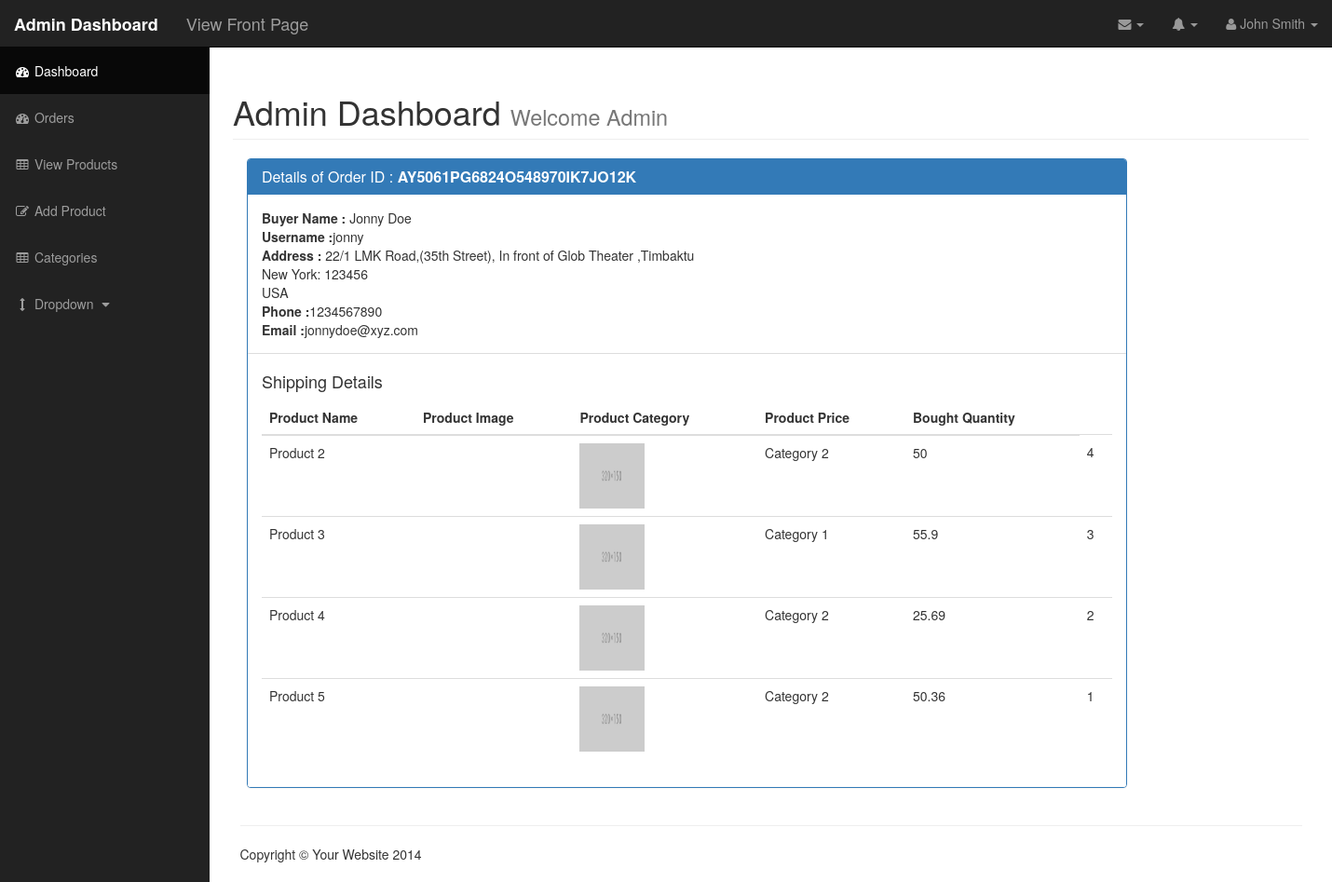
The app's page /admin/index.php?order_details&oid=AY5061PG6824O548970IK7JO12K (signed in) with its own data.
### tables this page shows
CREATE TABLE `users` (
  `user_id` int(11) NOT NULL,
  `user_firstname` varchar(50) NOT NULL,
  `user_lastname` varchar(50) NOT NULL,
  `user_address` text NOT NULL,
  `user_state` varchar(50) NOT NULL,
  `user_city` varchar(50) NOT NULL,
  `user_country` varchar(50) NOT NULL,
  `user_pincode` int(10) NOT NULL,
  `user_phone` varchar(20) NOT NULL,
  `username` varchar(255) NOT NULL,
  `user_password` varchar(255) NOT NULL,
  `user_email` varchar(255) NOT NULL
);

CREATE TABLE `products` (
  `product_id` int(11) NOT NULL,
  `product_title` varchar(255) NOT NULL,
  `product_category_id` int(11) NOT NULL,
  `product_price` float NOT NULL,
  `product_quantity` int(11) NOT NULL,
  `product_description` text NOT NULL,
  `product_short_desc` text NOT NULL,
  `product_image` varchar(255) NOT NULL,
  `product_image_big` varchar(255) NOT NULL,
  `product_status` tinyint(1) NOT NULL DEFAULT '1'
);

CREATE TABLE `categories` (
  `cat_id` int(11) NOT NULL,
  `cat_title` varchar(255) NOT NULL
);

CREATE TABLE `reports` (
  `report_id` int(11) NOT NULL,
  `product_id` int(11) NOT NULL,
  `order_shop_id` varchar(255) NOT NULL,
  `product_quanity_price` float NOT NULL,
  `product_quantity` int(11) NOT NULL
);

### resources/functions.php (called while the page is built, shortened)
<?php
function query($sql)
{
    global $conn;
    return mysqli_query($conn, $sql);
}
function escape_string($string)
{
    global $conn;
    return mysqli_real_escape_string($conn, $string);
}
function fetch_array($result)
{
    return mysqli_fetch_array($result);
}
function check_order_exists($id)
{
    $query = query("SELECT order_id FROM orders WHERE order_shop_id = '{$id}'");
    $number = mysqli_num_rows($query);
    if($number == 1){
        return true;
    } else {
        return false;
    }
}
function get_order_details($id)
{
    $new = array();
    $sql1 = query("SELECT a.product_title, a.product_price, a.product_image, b.product_quantity, c.cat_title
                    from products a INNER JOIN reports b INNER JOIN categories c
                    where a.product_id
                    IN
                    (select a.product_id from reports where b.order_shop_id = '{$id}')
                    AND a.product_id = b.product_id
                    AND a.product_category_id = c.cat_id ORDER BY a.product_id");
    while($row1 = fetch_array($sql1)){
        $new['products'][] = $row1;
    }
    $sql2 = query("SELECT user_firstname, user_lastname, user_address, user_state, user_city,
                  user_country, user_pincode, user_phone, user_email, username
                  from users
                  WHERE user_email =
                  (select user_email from orders where order_shop_id = '{$id}')");
    while($row2 = fetch_array($sql2)){
        $new['users'][] = $row2;
    }
    return $new;
}

### resources/templates/admin_pages/order_details.php (the view, shortened to what this page needs)
<?php
    $id = escape_string($_GET['oid']);
    $order = check_order_exists($id);
    if($order == true){
    $row = get_order_details($id);
?>
<div class="container">
    <div class="row">
        <div class="col-xs-10">
            <div class="panel panel-primary">
                <div class="panel-heading">
                    <h2 class="panel-title">
                        Details of Order ID : <strong><?php echo $id; ?></strong>
                    </h2>
                </div>
                <?php foreach($row['users'] as $user){ ?>
                <div class="panel-body">
                    <strong>Buyer Name :</strong> <?php echo $user['user_firstname']." ".$user['user_lastname']; ?><br>
                    <strong>Username :</strong><?php echo $user['username']; ?><br>
                    <strong>Address : </strong>
                    <?php
                        echo $user['user_address'].",".$user['user_city']."<br>".
                             $user['user_state'].": ".$user['user_pincode']."<br>".
                             $user['user_country']."<br>";
                    ?>
                    <strong>Phone :</strong><?php echo $user['user_phone']."<br>"; ?>
                    <strong>Email :</strong><?php echo $user['user_email']; ?>
                </div>
                <?php } ?>
                <ul class="list-group">
                    <li class="list-group-item">
                        <h4>Shipping Details</h4>
                        <table class="table table-hover">
                            <thead>
                            <tr>
                                <th>Product Name</th>
                                <th>Product Image</th>
                                <th>Product Category</th>
                                <th>Product Price</th>
                                <th>Bought Quantity</th>
                            </tr>
                            </thead>
                            <tbody>
                        <?php foreach($row['products'] as $pro){ ?>
                            <tr>
                                <td><?php echo $pro['product_title']; ?></td>
                                <td></td>
                                <td><img src="../../resources/uploads/<?php echo $pro['product_image']; ?>" height="70" width="70"></td>
                                <td><?php echo $pro['cat_title']; ?></td>
                                <td><?php echo $pro['product_price']; ?></td>
                                <td><?php echo $pro['product_quantity']; ?></td>
                            </tr>
                        <?php } ?>
                            </tbody>
                        </table>
                    </li>
                </ul>
            </div>
        </div>
    </div>
</div>
<?php
    }
    else {
        redirect("index.php?orders");
    }
?>

### resources/templates/back/header.php (shortened to what this page needs)
<!DOCTYPE html>
<html lang="en">
<head>
    <link href="css/bootstrap.min.css" rel="stylesheet">
    <link href="css/sb-admin.css" rel="stylesheet">
    <link href="css/plugins/morris.css" rel="stylesheet">
    <link href="font-awesome/css/font-awesome.min.css" rel="stylesheet" type="text/css">
</head>
<body>
<div id="wrapper">
    <nav class="navbar navbar-inverse navbar-fixed-top" role="navigation">
        <?php include(TEMPLATE_BACK.DS."top_nav.php"); ?>
        <?php include(TEMPLATE_BACK.DS."side_nav.php"); ?>
    </nav>
    <div id="page-wrapper">

### resources/templates/back/top_nav.php (shortened to what this page needs)
<div class="navbar-header">
    <a class="navbar-brand" href="index.php"><strong>Admin Dashboard</strong></a>
    <a href="../index.php" class="navbar-brand"">View Front Page</a>
</div>
<ul class="nav navbar-right top-nav">
    <li class="dropdown">
        <a href="#" class="dropdown-toggle" data-toggle="dropdown"><i class="fa fa-envelope"></i> <b class="caret"></b></a>
    </li>
    <li class="dropdown">
        <a href="#" class="dropdown-toggle" data-toggle="dropdown"><i class="fa fa-bell"></i> <b class="caret"></b></a>
    </li>
    <li class="dropdown">
        <a href="#" class="dropdown-toggle" data-toggle="dropdown"><i class="fa fa-user"></i> John Smith <b class="caret"></b></a>
    </li>
</ul>

### resources/templates/back/side_nav.php (shortened to what this page needs)
<div class="collapse navbar-collapse navbar-ex1-collapse">
    <ul class="nav navbar-nav side-nav">
        <li class="active">
            <a href="index.php"><i class="fa fa-fw fa-dashboard"></i> Dashboard</a>
        </li>
        <li>
            <a href="index.php?orders"><i class="fa fa-fw fa-dashboard"></i> Orders</a>
        </li>
        <li>
            <a href="index.php?products"><i class="fa fa-fw fa-table"></i> View Products</a>
        </li>
        <li>
            <a href="index.php?add_product"><i class="fa fa-fw fa-edit"></i> Add Product</a>
        </li>
        <li>
            <a href="index.php?categories"><i class="fa fa-fw fa-table"></i> Categories</a>
        </li>
        <li>
            <a href="javascript:;" data-toggle="collapse" data-target="#demo"><i class="fa fa-fw fa-arrows-v"></i> Dropdown <i class="fa fa-fw fa-caret-down"></i></a>
        </li>
    </ul>
</div>

### public/admin/index.php (shortened to what this page needs)
<?php include(TEMPLATE_BACK.DS."header.php"); ?>
<div class="container-fluid">
<div class="row">
    <div class="col-lg-12">
        <h1 class="page-header">
            Admin Dashboard <small>Welcome Admin</small>
        </h1>
    </div>
</div>
    <?php
    if($_SERVER['REQUEST_URI'] == "/sand_box/ecommerce_simple/public/admin/index.php" || $_SERVER['REQUEST_URI'] == "/sand_box/ecommerce_simple/public/admin/" )
    {
        include(TEMPLATE_ADMIN.DS."admin_content.php");
    }
    elseif(isset($_GET['orders']))
    {
        include(TEMPLATE_ADMIN.DS."orders.php");
    }
    elseif(isset($_GET['products']))
    {
        include(TEMPLATE_ADMIN.DS."products.php");
    }
    elseif(isset($_GET['add_product']))
    {
        include(TEMPLATE_ADMIN.DS."add_product.php");
    }
    elseif(isset($_GET['edit_product']))
    {
        include(TEMPLATE_ADMIN.DS."edit_product.php");
    }
    elseif(isset($_GET['categories']))
    {
        include(TEMPLATE_ADMIN.DS."categories.php");
    }
    elseif(isset($_GET['order_details']))
    {
        include(TEMPLATE_ADMIN.DS."order_details.php");
    }
    else
    {
        include(TEMPLATE_ADMIN.DS."admin_content.php");
    }
    ?>
</div>
<?php include(TEMPLATE_FRONT.DS."footer.php"); ?>

### resources/templates/front/footer.php (shortened to what this page needs)
<div class="container">
    <hr>
    <footer>
        <div class="row">
            <div class="col-lg-12">
                <p>Copyright &copy; Your Website 2014</p>
            </div>
        </div>
    </footer>
</div>
</body>
</html>

### public/admin/css/sb-admin.css (style rules this page uses)
body { margin-top: 100px; background-color: #222; }
@media (min-width:768px) { body { margin-top: 50px; } }
#wrapper { padding-left: 0; }
#page-wrapper { width: 100%; padding: 0; background-color: #fff; }
@media (min-width:768px) { #wrapper { padding-left: 225px; } }
@media (min-width:768px) { #page-wrapper { padding: 10px; } }
.top-nav { padding: 0 15px; }
.top-nav>li { display: inline-block; float: left; }
.top-nav>li>a { padding-top: 15px; padding-bottom: 15px; line-height: 20px; color: #999; }
@media (min-width:768px) { .side-nav { position: fixed; top: 51px; left: 225px; width: 225px; margin-left: -225px; border: none; border-radius: 0; overflow-y: auto; background-color: #222; bottom: 0; overflow-x: hidden; padding-bottom: 40px; } }
@media (min-width:768px) { .side-nav>li>a { width: 225px; } }

### records on screen
users: user_firstname "Jonny", user_lastname "Doe", username "jonny", user_address "22/1 LMK Road,(35th Street), In front of Glob Theater", user_city "Timbaktu", user_state "New York", user_pincode "123456", user_country "USA", user_phone "1234567890", user_email "jonnydoe@xyz.com"
products: product_title "Product 2", product_image (picture), categories.cat_title "Category 2", product_price "50", reports.product_quantity "4"
products: product_title "Product 3", product_image (picture), categories.cat_title "Category 1", product_price "55.9", reports.product_quantity "3"
products: product_title "Product 4", product_image (picture), categories.cat_title "Category 2", product_price "25.69", reports.product_quantity "2"
products: product_title "Product 5", product_image (picture), categories.cat_title "Category 2", product_price "50.36", reports.product_quantity "1"

### other values on screen
$id "AY5061PG6824O548970IK7JO12K"
